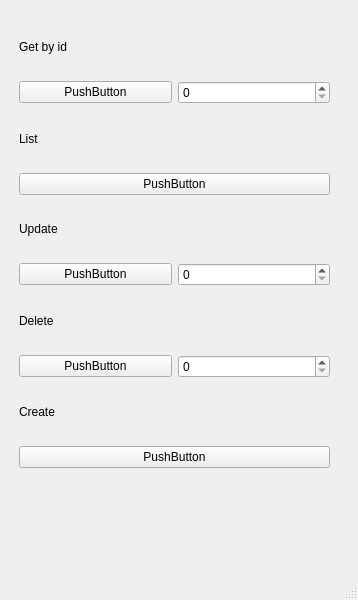
<?xml version="1.0" encoding="UTF-8"?>
<ui version="4.0">
 <class>MainWindow</class>
 <widget class="QMainWindow" name="MainWindow">
  <property name="geometry">
   <rect>
    <x>0</x>
    <y>0</y>
    <width>358</width>
    <height>600</height>
   </rect>
  </property>
  <property name="windowTitle">
   <string>MainWindow</string>
  </property>
  <widget class="QWidget" name="centralwidget">
   <widget class="QWidget" name="verticalLayoutWidget">
    <property name="geometry">
     <rect>
      <x>19</x>
      <y>19</y>
      <width>311</width>
      <height>449</height>
     </rect>
    </property>
    <layout class="QVBoxLayout" name="verticalLayout">
     <item>
      <widget class="QLabel" name="label">
       <property name="text">
        <string>Get by id</string>
       </property>
      </widget>
     </item>
     <item>
      <layout class="QHBoxLayout" name="horizontalLayout">
       <item>
        <widget class="QPushButton" name="btn_get">
         <property name="text">
          <string>PushButton</string>
         </property>
        </widget>
       </item>
       <item>
        <widget class="QSpinBox" name="in_get"/>
       </item>
      </layout>
     </item>
     <item>
      <widget class="QLabel" name="label_4">
       <property name="text">
        <string>List</string>
       </property>
      </widget>
     </item>
     <item>
      <widget class="QPushButton" name="btn_list">
       <property name="text">
        <string>PushButton</string>
       </property>
      </widget>
     </item>
     <item>
      <widget class="QLabel" name="label_5">
       <property name="text">
        <string>Update</string>
       </property>
      </widget>
     </item>
     <item>
      <layout class="QHBoxLayout" name="horizontalLayout_3">
       <item>
        <widget class="QPushButton" name="btn_update">
         <property name="text">
          <string>PushButton</string>
         </property>
        </widget>
       </item>
       <item>
        <widget class="QSpinBox" name="in_update"/>
       </item>
      </layout>
     </item>
     <item>
      <widget class="QLabel" name="label_3">
       <property name="text">
        <string>Delete</string>
       </property>
      </widget>
     </item>
     <item>
      <layout class="QHBoxLayout" name="horizontalLayout_2">
       <item>
        <widget class="QPushButton" name="btn_delete">
         <property name="text">
          <string>PushButton</string>
         </property>
        </widget>
       </item>
       <item>
        <widget class="QSpinBox" name="in_delete"/>
       </item>
      </layout>
     </item>
     <item>
      <widget class="QLabel" name="label_2">
       <property name="text">
        <string>Create</string>
       </property>
      </widget>
     </item>
     <item>
      <widget class="QPushButton" name="btn_create">
       <property name="text">
        <string>PushButton</string>
       </property>
      </widget>
     </item>
    </layout>
   </widget>
  </widget>
  <widget class="QMenuBar" name="menubar">
   <property name="geometry">
    <rect>
     <x>0</x>
     <y>0</y>
     <width>358</width>
     <height>29</height>
    </rect>
   </property>
  </widget>
  <widget class="QStatusBar" name="statusbar"/>
 </widget>
 <resources/>
 <connections/>
</ui>
